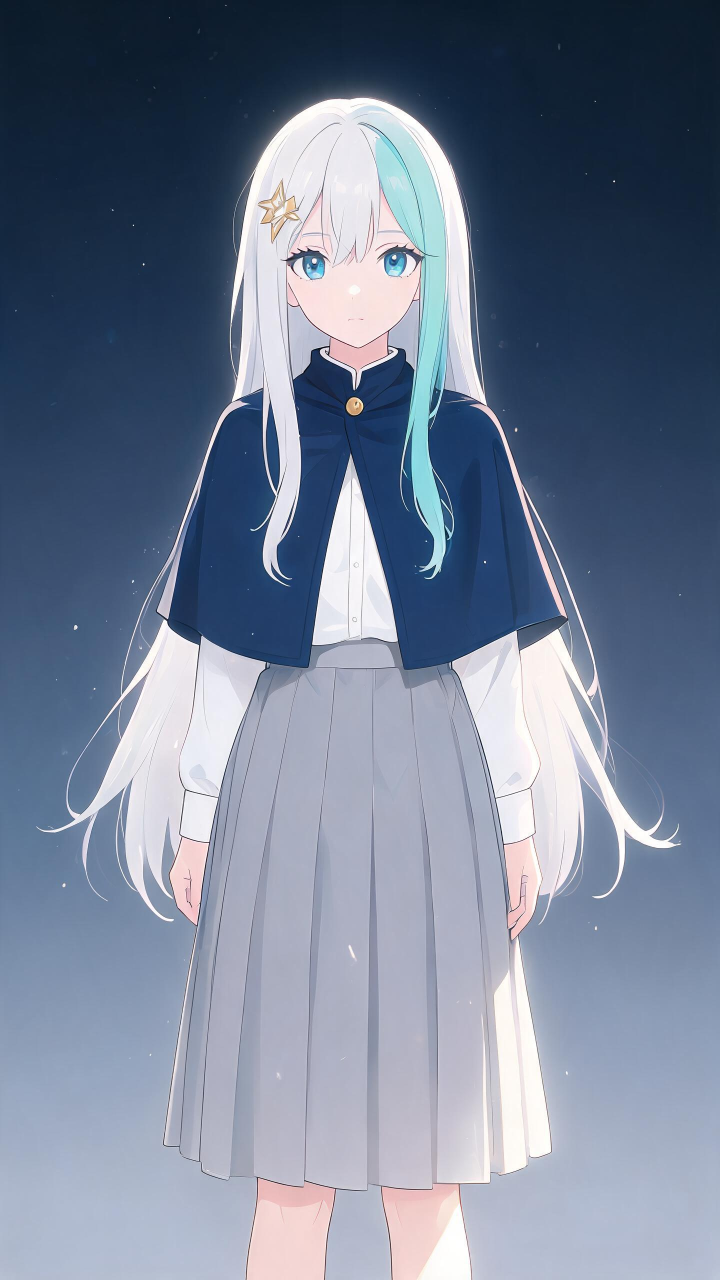
#> input picture design/character-ref.jpg, 1440 x 2560 px (shown at 1/2 size)
$ python -i gen-fly-backdrop.py   (imports and definitions only)
#> lines starting #> are read from the running program, lines starting #| are printed output that depends on the picture
#> further down, picture is the input picture: PIL image 1440x2560 RGB; mean R, G, B 114.7, 126.7, 147.9
#!/usr/bin/env python3
"""穿行尽头那张背景贴图（夜＝月 / 昼＝云海）—— 2026-11-27 `feat/gs-tunnel-depth`。

素材：`~/Downloads/window-edit/out-2.png` / `out-3.png`（1536²，窗洞圆心 (768,768)、半径 339）。
只取**窗洞里那幅画**（月亮 + 夜空 / 海天 + 云），做三件事：

1) **补掉画上去的十字窗棂 + 中心圆钉**（out-N 是把 AI 图按窗洞蒙版贴回原图合成的，notes.md §3 记过
   "棂/圆钉带内保留原图像素"）—— 否则穿行尽头会挂着一扇窗。
2) **按 CONTENT 缩到画面中央、圆外用"边环颜色的角向延长"补满**：四边形贴图的四角也是同一片天，
   不会出现"一张画浮在黑底上"的硬边。贴图是 **2:1 宽幅**（2048×1024）：穿行只发生在横屏大厅
   （竖屏两边都不挂），宽幅才铺得满 1.7~2.2 的屏幕而不把月亮拉成椭圆。
3) **烤进 alpha 与雾**：R>VIGNETTE 起 alpha 渐隐、颜色向 FOG 混，到贴图边缘已经与"远处的暗"接上 ——
   这一层就是任务书要的"轻微雾把接缝藏住"。运行时 shader 只再加一点辉光（`flyBackdrop.ts`）。

输出：`public/models/study/tex/fly-backdrop-{night,day}.webp`（2048×1024 RGBA，≤500 KB/张）。

用法：
  python design/gen-fly-backdrop.py
  python design/gen-fly-backdrop.py --src-dir "C:/Users/tliu7/Downloads/window-edit" --out public/models/study/tex
"""
import argparse
import os
import numpy as np
from PIL import Image, ImageFilter

ROOT = os.path.dirname(os.path.dirname(os.path.abspath(__file__)))

# 窗洞在 1536² 源图上的几何（design/gs-window-shot 量出来的那份：圆心 768,768、半径 678/2=339）。
SRC_SIZE = 1536
SRC_CX = SRC_CY = SRC_SIZE / 2
# 只取"画面"本体：实测 out-2/out-3 的金属内圈从 r≈330~338 开始（沿 45° 采样，r=340 已是 (77,82,86) 的框），
# 取 315 保证整张裁图都在窗外画面里 —— 339 会把那圈金属框带进贴图，在背景里读成"一圈亮边"。
SRC_R = 315.0
# 十字窗棂 / 交点圆钉是 MoonWindow.tsx 的几何，但 out-N 把它们印在了画上（见文件头）。半宽 9 px、圆钉 26 px。
CROSS_HALF = 9
PIN_R = 26

# 输出 2:1 宽幅（横屏大厅）。CONTENT = 窗洞内容圆的半径占**半高**的多少。
# 夜：0.62 ⇒ 月盘半径 = 0.62×0.905 = 0.56 半高 = 14.0°（fov 50、竖直）⇒ 月盘直径占屏高 56%。
# 昼：0.98 ⇒ 海天/云铺满整幅（不留可见的内容圆边）；代价是镜头拉近时只剩贴图中央那条地平线，
#   读作"低空的海天/雾" —— 这一档的观感偏软，已知风险见 docs/gs-tunnel-log.md §5。
#   （试过 0.62：整幅窗画缩在中央，四周补出来的蓝和画之间会有一圈可见的圆边 —— 接缝藏不住，弃。）
CONTENT = {"night": 0.62, "day": 0.98}
# 雾/渐隐半径（以内容圆半径为 1）：R>=VIGNETTE 起向 FOG 混色并掉 alpha，到 1 完全透明。
VIGNETTE = {"night": 0.78, "day": 0.92}
# 雾色（sRGB 0..1）：夜=深蓝黑，昼=低空冷白（海天线那层雾）
FOG = {"night": (0.012, 0.018, 0.035), "day": (0.56, 0.70, 0.80)}
# 圆外的压暗（夜）/ 提亮（昼）
RIM_GAIN = {"night": 0.55, "day": 1.06}
OUT_W, OUT_H = 2048, 1024
SEED = 20261127


def inpaint_cross(img: Image.Image) -> Image.Image:
    """把画上去的十字窗棂 + 中心圆钉补掉（线性插值跨过窄带，再只在带内轻糊一次）。

    out-N 的窗棂是原图像素（notes.md §3 "十字雨带内改动像素 2528/20184"），宽度约 12~14 px@1536²；
    圆钉是中心 26 px 半径的金属件。窗外画面在这几处都是低频的月面/云，跨带插值看不出来。
    """
    a = np.asarray(img.convert("RGB")).astype(np.float64)
    h, w = a.shape[:2]
#> h = 2560; w = 1440
    cx = int(round(SRC_CX))
    cy = int(round(SRC_CY))
    ys, xs = np.mgrid[0:h, 0:w]
    W = CROSS_HALF
    vb = np.abs(xs - cx) <= W
    hb = np.abs(ys - cy) <= W
    pin = ((xs - cx) ** 2 + (ys - cy) ** 2) <= PIN_R * PIN_R
    out = a.copy()
    # 竖直带：同一行上左右两侧（带外 3 px）线性插值
    lx, rx = cx - W - 3, cx + W + 3
    t = np.clip((np.arange(w) - (cx - W)) / (2.0 * W), 0, 1)[None, :, None]
#> t = 1440 values from 0 to 1
    vfill = a[:, lx][:, None, :] * (1 - t) + a[:, rx][:, None, :] * t
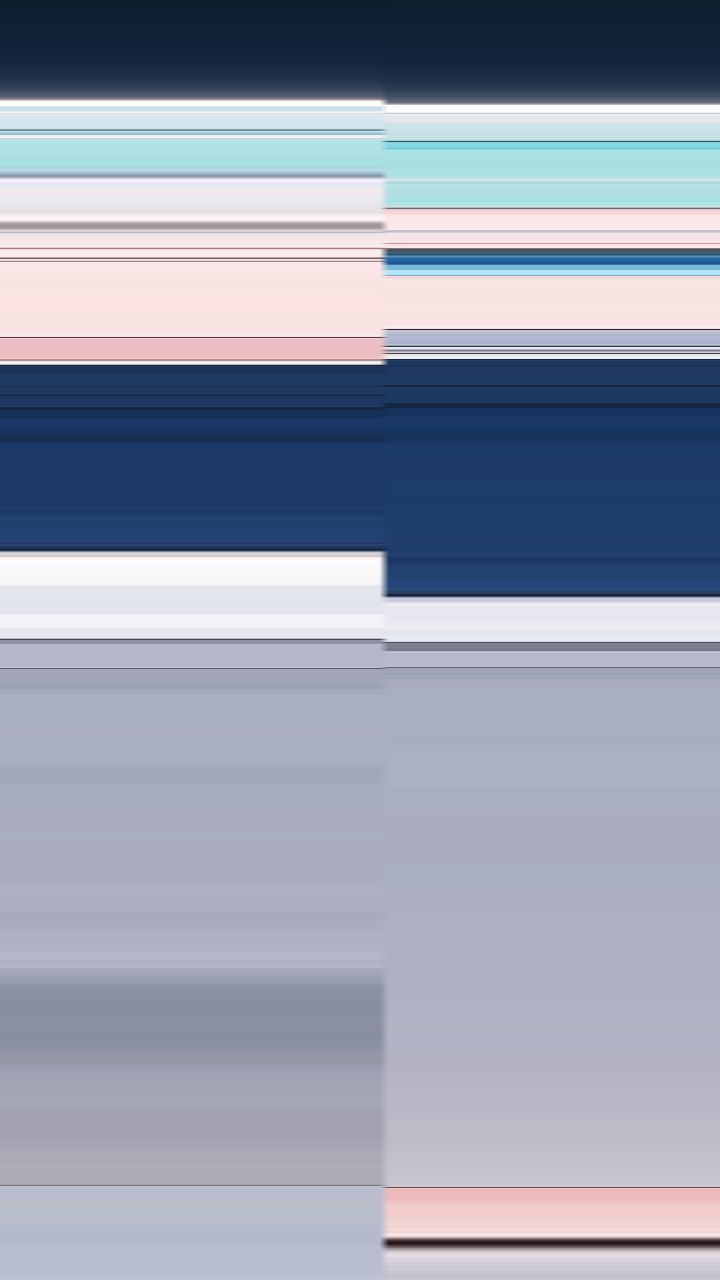
#> vfill: shape (2560, 1440, 3) float64 (shown at 1/2 size); mean R, G, B 148.4, 155.5, 173.9
    out[vb] = np.broadcast_to(vfill, a.shape)[vb]
    # 水平带：同一列上下两侧
    ty, by = cy - W - 3, cy + W + 3
    s = np.clip((np.arange(h) - (cy - W)) / (2.0 * W), 0, 1)[:, None, None]
#> s = 2560 values from 0 to 1
    hfill = a[ty][None, :, :] * (1 - s) + a[by][None, :, :] * s
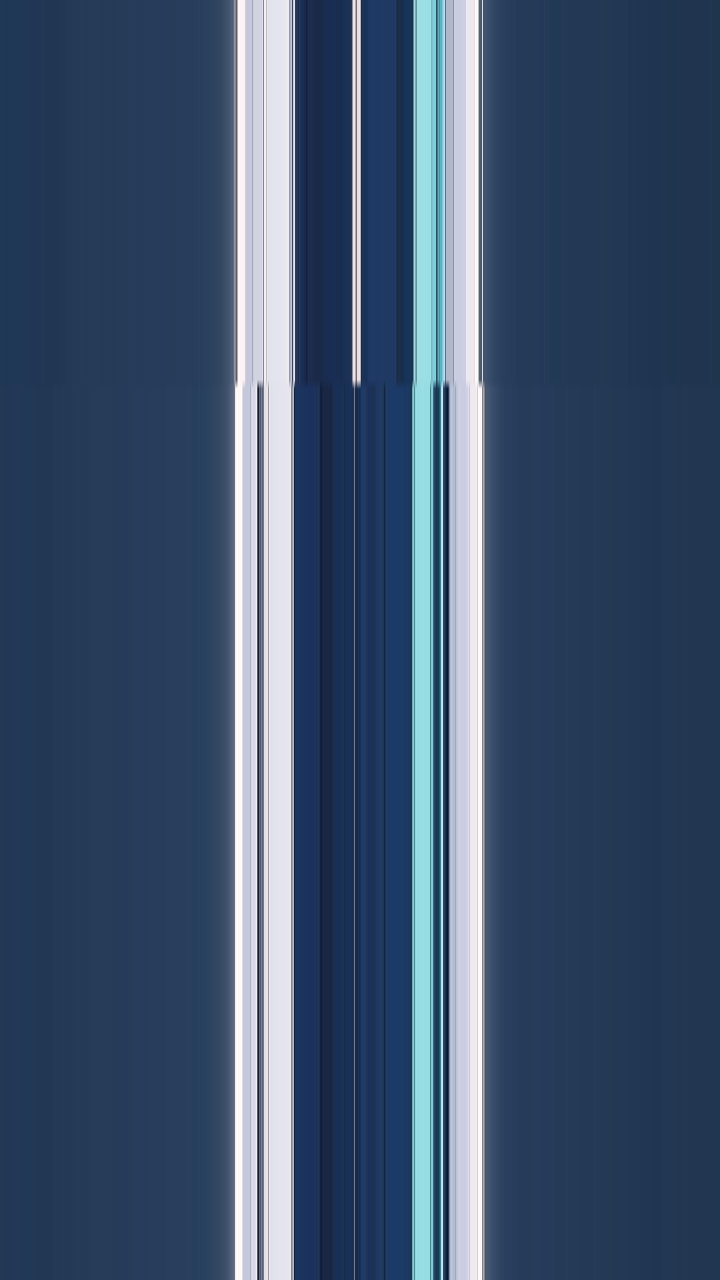
#> hfill: shape (2560, 1440, 3) float64 (shown at 1/2 size); mean R, G, B 62.9, 83.1, 110.5
    out[hb] = hfill[hb]
    # 圆钉：26 px 半径的黑盘，靠"角向环平均"补（四周月面是低频的；直接模糊只会得到一团黑）
    ang = np.arctan2(ys - cy, xs - cx)
    ring = ((xs - cx) ** 2 + (ys - cy) ** 2 >= (PIN_R + 6) ** 2) & (
        (xs - cx) ** 2 + (ys - cy) ** 2 <= (PIN_R + 18) ** 2
    )
    n_ang = 256
    idx = ((ang[ring] + np.pi) / (2 * np.pi) * n_ang).astype(int) % n_ang
    acc = np.zeros((n_ang, 3))
    cnt = np.zeros(n_ang)
    np.add.at(acc, idx, out[ring])
    np.add.at(cnt, idx, 1)
    prof = acc / np.maximum(cnt, 1)[:, None]
    k = np.hanning(17)
    k /= k.sum()
    pad = np.concatenate([prof[-8:], prof, prof[:8]], axis=0)
    prof = np.stack([np.convolve(pad[:, c], k, mode="same") for c in range(3)], axis=1)[8:8 + n_ang]
    pin_idx = ((ang[pin] + np.pi) / (2 * np.pi) * n_ang).astype(int) % n_ang
    out[pin] = prof[pin_idx]
    # 带内再糊 1.2 px，消掉插值留下的折线
    soft = np.asarray(Image.fromarray(np.clip(out, 0, 255).astype(np.uint8)).filter(ImageFilter.GaussianBlur(1.2))).astype(np.float64)
    mask = vb | hb | pin
    out[mask] = soft[mask]
    return Image.fromarray(np.clip(out, 0, 255).astype(np.uint8))


# [119 lines left out: functions crop_circle, angular_profile, build, main, not called in this run]


# [2 lines not run here, left out]

>>> from PIL import Image
>>> picture = Image.open('character-ref.jpg')
>>> result = inpaint_cross(picture)

$ run again, on design/refs/npc-bust.png
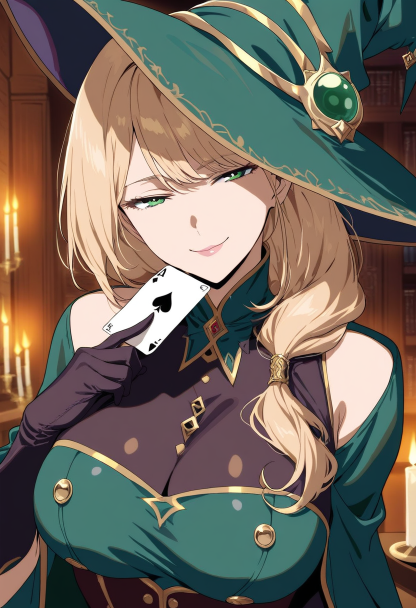
#> input picture design/refs/npc-bust.png, 832 x 1216 px (shown at 1/2 size)
#> picture is the input picture: PIL image 832x1216 RGB; mean R, G, B 113.2, 105.4, 95.1
#> in inpaint_cross, `vfill = a[:, lx][:, None, :] * (1 - t) + a[:, rx][:, None, :] * t`:
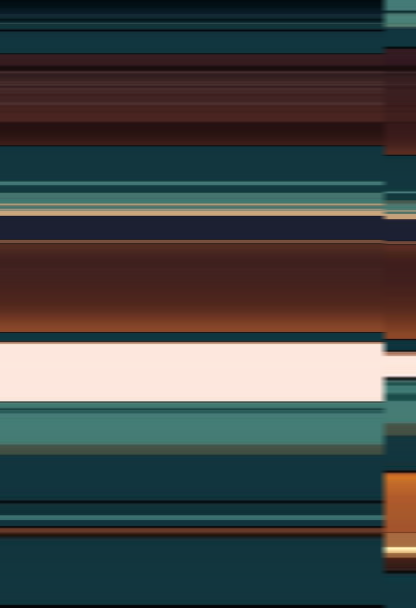
#> vfill: shape (1216, 832, 3) float64 (shown at 1/2 size); mean R, G, B 66.1, 70.8, 69.8
#> in inpaint_cross, `hfill = a[ty][None, :, :] * (1 - s) + a[by][None, :, :] * s`:
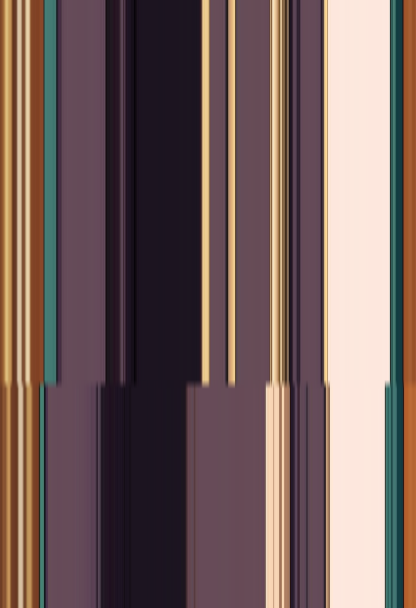
#> hfill: shape (1216, 832, 3) float64 (shown at 1/2 size); mean R, G, B 116.7, 95.4, 92.7
